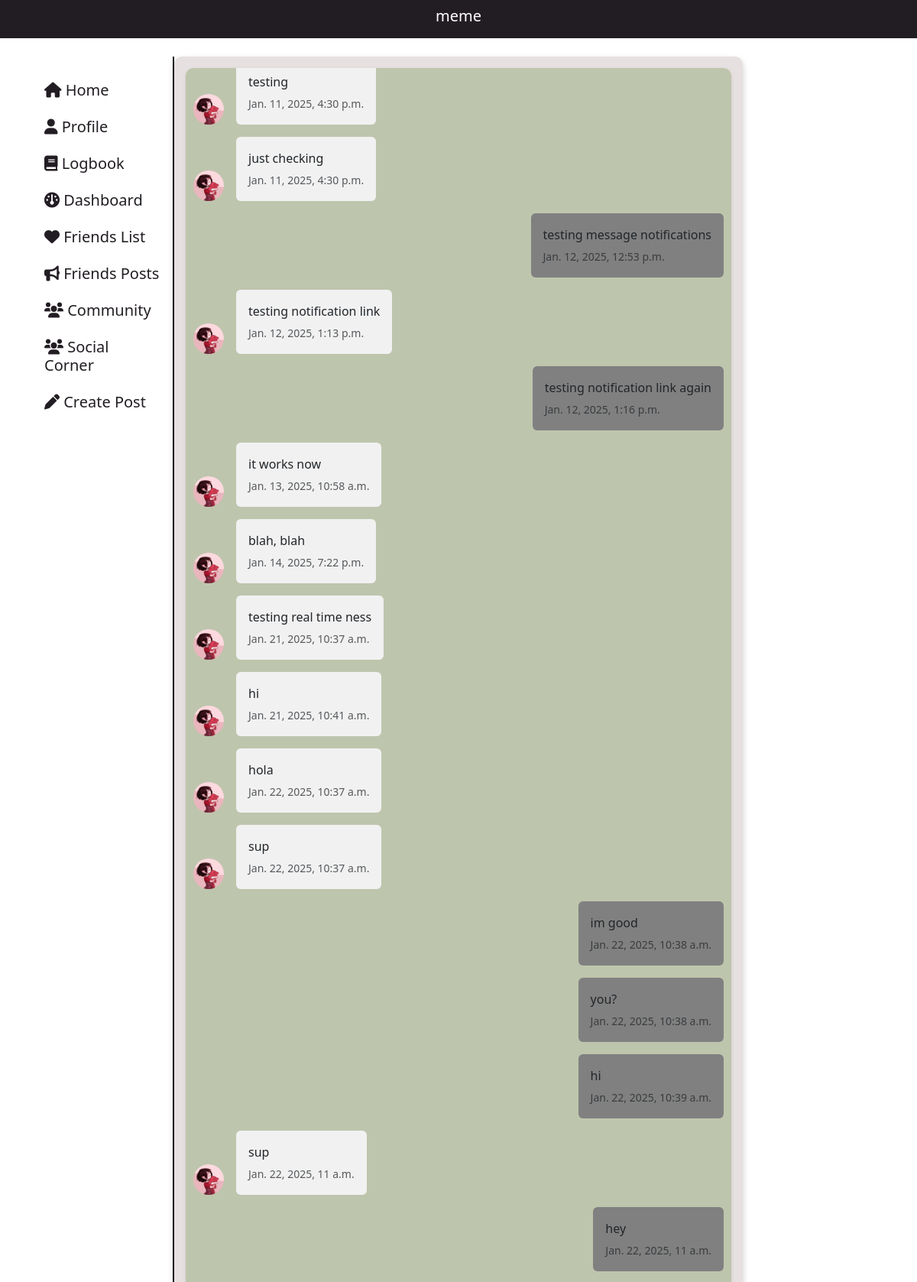
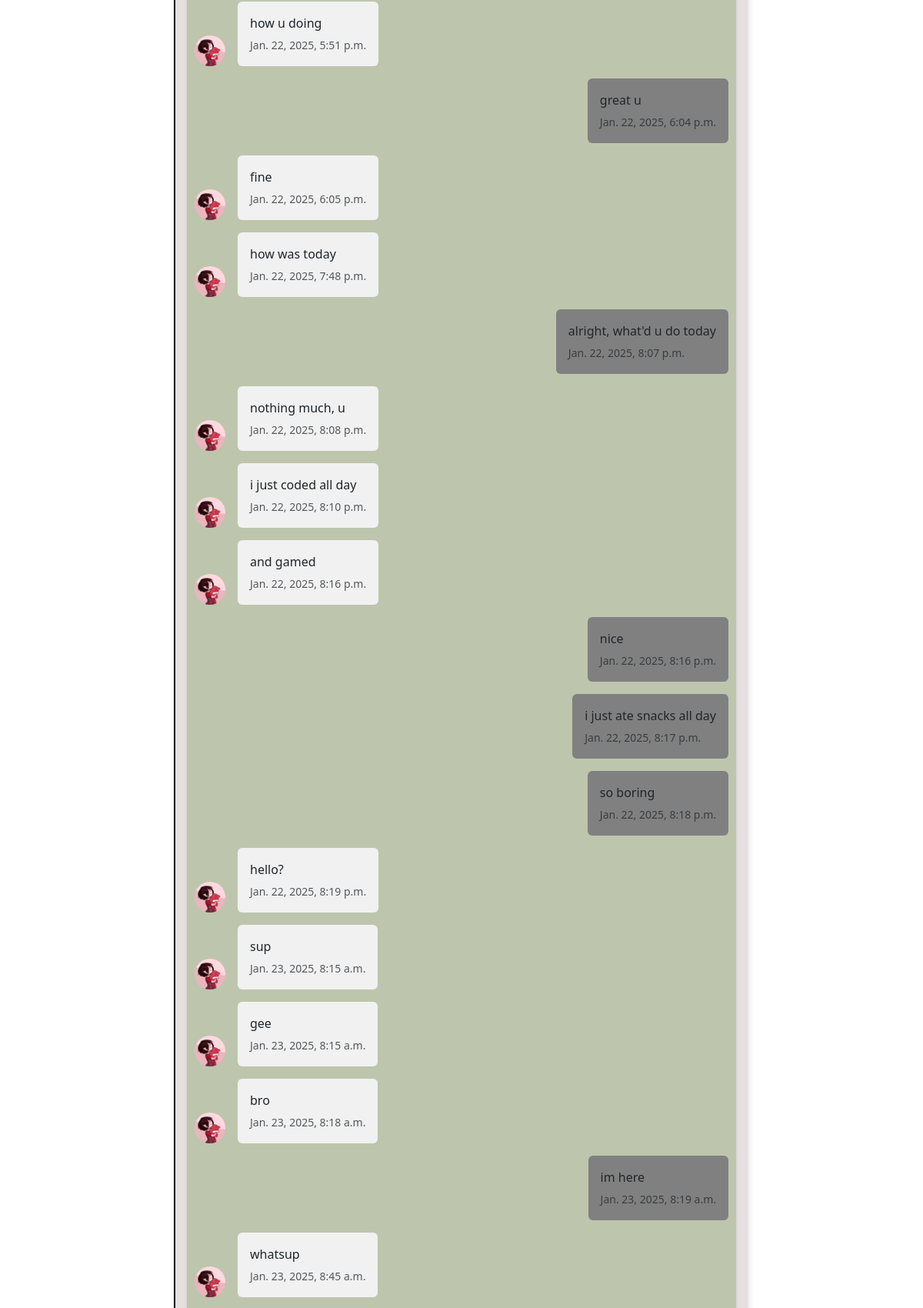
The app's page /habit_tracker/chat/2/ (signed in, upper part) with its own data (2 pictures, top to bottom).
### habit_tracker/models.py (models this page shows, shortened)
class CustomUser(AbstractUser):
    AGE_GROUP_CHOICES = [
        ("13-17", "13-17 years"),
        ("18-24", "18-24 years"),
        ("25-34", "25-34 years"),
        ("35-44", "35-44 years"),
        ("45-54", "45-54 years"),
        ("55+", "55+ years"),
    ]
    GENDER_CHOICES = [
        ("male", "Male"),
        ("female", "Female"),
        ("no gender", "Prefer not to say")
    ]
    age_group = models.CharField(max_length=10, choices=AGE_GROUP_CHOICES, null=True, blank=True)
    gender = models.CharField(max_length=20, choices=GENDER_CHOICES, blank=True, null=True)
    real_name = models.CharField(max_length=150)
    user_bio = models.TextField(max_length=200, null=True, blank=True, default="No bio yet")
    points = models.IntegerField(default=0)
    profile_picture = models.ImageField(
        upload_to='profile_pictures/',
        null=True,
        blank=True,
        default='profile_pictures/default.jpeg'
    )
    friends = models.ManyToManyField('self', blank=True, symmetrical=True)
    groups = models.ManyToManyField(
        "auth.Group",
        related_name="custom_user_groups",
        blank=True,
    )
    user_permissions = models.ManyToManyField(
        "auth.Permission",
        related_name="custom_user_permissions",
        blank=True,
    )

class ChatMessage(models.Model):
    sender = models.ForeignKey(CustomUser, on_delete=models.CASCADE, related_name='sent_messages')
    receiver = models.ForeignKey(CustomUser, on_delete=models.CASCADE, related_name='received_messages')
    content = models.TextField()
    timestamp = models.DateTimeField(auto_now_add=True)

### habit_tracker/views.py (the view)
# urls.py: path("chat/<int:friend_id>/", views.chat_page, name="chat"),
def chat_page(request, friend_id):
    friend = get_object_or_404(CustomUser, id=friend_id)
    messages = ChatMessage.objects.filter(
        sender__in=[request.user, friend],
        receiver__in=[request.user, friend]
    ).order_by('timestamp')
    for msg in messages:
        msg.message_class = 'outgoing' if msg.sender == request.user else 'incoming'
    return render(request, "habit_tracker/chat_page.html", {
        "friend": friend,
        "messages": messages,
        "user": request.user
    })

### habit_tracker/templates/habit_tracker/chat_page.html (shortened to what this page needs)
{% extends "habit_tracker/layout.html" %}
{% load static %}
{% block nav %}
    <div style="background-color: #221d23;" class="d-none d-md-block">
        <header class="d-flex justify-content-center align-items-center" style="height: 50px;">
            <h5 style="color: white;">{{ friend.username }}</h5>
        </header>
    </div>
{% endblock %}
{% block main %}
    <div class="d-flex">
        <nav class="col-md-3 col-lg-2 d-none d-md-block sidebar" id="friendnav">
            <div class="position-sticky d-flex justify-content-center">
                <ul class="nav flex-column mt-4">
                    <li class="nav-item">
                        <a class="nav-link" href="{% url 'index' %}">
                            <h5><i class="fas fa-home"></i> Home</h5>
                        </a>
                    </li>
                    <li class="nav-item">
                        {% if user.is_authenticated %}
                            <a class="nav-link" href="{% url 'profile' user.id %}">
                                <h5><i class="fas fa-user"></i> Profile</h5>
                            </a>
                        {% else %}
                            <a class="nav-link" href="{% url 'login' %}">
                                <h5><i class="fas fa-sign-in-alt"></i> Login</h5>
                            </a>
                        {% endif %}
                    </li>
                    <li class="nav-item">
                        <a class="nav-link" href="{% url 'log_page' %}">
                            <h5><i class="fas fa-book"></i> Logbook</h5>
                        </a>
                    </li>
                    <li class="nav-item">
                        <a class="nav-link" href="{% url 'dashboard' %}">
                            <h5><i class="fas fa-gauge"></i> Dashboard</h5>
                        </a>
                    </li>
                    <li class="nav-item">
                        <a class="nav-link" href="{% url 'friends_list' %}">
                            <h5><i class="fas fa-heart"></i> Friends List</h5>
                        </a>
                    </li>
                    <li class="nav-item">
                        <a class="nav-link" href="{% url 'friends_posts' %}">
                            <h5><i class="fas fa-bullhorn"></i> Friends Posts</h5>
                        </a>
                    </li>
                    <li class="nav-item">
                        <a class="nav-link" href="{% url 'community' %}">
                            <h5><i class="fas fa-users"></i> Community</h5>
                        </a>
                    </li>
                    <li class="nav-item">
                        <a class="nav-link" href="{% url 'friends_corner' %}">
                            <h5><i class="fas fa-users"></i> Social Corner</h5>
                        </a>
                    </li>
                    <li class="nav-item">
                        <a class="nav-link" href="{% url 'make_post' %}">
                            <h5><i class="fas fa-pen"></i> Create Post</h5>
                        </a>
                    </li>
                </ul>
            </div>
        </nav>
        <div id="chat-container" class="col-lg-8 col-md-6 col-sm-12" style="background-color: rgb(231, 224, 224);">
            <div id="chat-messages" style="max-height: 70vh; overflow-y: auto; padding: 10px; background-color: #bec5ad;">
                {% for message in messages %}
                    {% if message.message_class == "incoming" %}
                        <div class="message-row {{ message.message_class }} d-flex mb-3 align-items-end">
                            {% if message.message_class == "incoming" %}
                                <img src="{{ friend.profile_picture.url }}"
                                    alt="Friend's Profile"
                                    class="profile-picture rounded-circle me-3"
                                    style="width: 40px; height: 40px; object-fit: cover;">
                            {% endif %}
                            <div class="message-content p-3 rounded" style="background-color: #f1f1f1;">
                                <p class="mb-1" style="white-space: pre-wrap;">{{ message.content }}</p>
                                <small class="text-muted">{{ message.timestamp }}</small>
                            </div>
                        </div>
                    {% else %}
                        <div class="message-row {{ message.message_class }} d-flex mb-3 align-items-end">
                            <div class="message-content p-3 rounded" style="background-color: gray;">
                                <p class="mb-1" style="white-space: pre-wrap;">{{ message.content }}</p>
                                <small class="text-muted">{{ message.timestamp }}</small>
                            </div>
                        </div>
                    {% endif %}
                {% endfor %}
            </div>
        </div>
    </div>
{% endblock %}

### habit_tracker/static/habit_tracker/styles.css (style rules this page uses)
body { background: white }
#commnav, #postsDiv, #friendnav, #smallfriendnav { border-right: 2px solid #221d23; margin-top: 0; min-height: 100vh; }
#chat-container { background-color: #f8f9fa; border-radius: 10px; box-shadow: 0 4px 8px rgba(0, 0, 0, 0.2); padding: 15px; }
.message-row { display: flex; align-items: flex-end; }
.message-row.outgoing { justify-content: flex-end; }
.message-row.incoming { justify-content: flex-start; }
.message-content { max-width: 70%; border-radius: 20px; position: relative; }
.profile-picture { width: 40px; height: 40px; object-fit: cover; }
#chat-messages { background-color: #fff; border-radius: 10px; padding: 15px; box-shadow: 0 2px 5px rgba(0, 0, 0, 0.1); }
.nav-item a { color: #221d23; }

### records on screen
CustomUser: username "meme"
ChatMessage: profile_picture (picture), content "testing", timestamp "Jan. 11, 2025, 4:30 p.m."
ChatMessage: profile_picture (picture), content "just checking", timestamp "Jan. 11, 2025, 4:30 p.m."
ChatMessage: content "testing message notifications", timestamp "Jan. 12, 2025, 12:53 p.m."
ChatMessage: profile_picture (picture), content "testing notification link", timestamp "Jan. 12, 2025, 1:13 p.m."
ChatMessage: content "testing notification link again", timestamp "Jan. 12, 2025, 1:16 p.m."
ChatMessage: profile_picture (picture), content "it works now", timestamp "Jan. 13, 2025, 10:58 a.m."
ChatMessage: profile_picture (picture), content "blah, blah", timestamp "Jan. 14, 2025, 7:22 p.m."
ChatMessage: profile_picture (picture), content "testing real time ness", timestamp "Jan. 21, 2025, 10:37 a.m."
ChatMessage: profile_picture (picture), content "hi", timestamp "Jan. 21, 2025, 10:41 a.m."
ChatMessage: profile_picture (picture), content "hola", timestamp "Jan. 22, 2025, 10:37 a.m."
ChatMessage: profile_picture (picture), content "sup", timestamp "Jan. 22, 2025, 10:37 a.m."
ChatMessage: content "im good", timestamp "Jan. 22, 2025, 10:38 a.m."
ChatMessage: content "you?", timestamp "Jan. 22, 2025, 10:38 a.m."
ChatMessage: content "hi", timestamp "Jan. 22, 2025, 10:39 a.m."
ChatMessage: profile_picture (picture), content "sup", timestamp "Jan. 22, 2025, 11 a.m."
ChatMessage: content "hey", timestamp "Jan. 22, 2025, 11 a.m."
ChatMessage: profile_picture (picture), content "how u doing", timestamp "Jan. 22, 2025, 5:51 p.m."
ChatMessage: content "great u", timestamp "Jan. 22, 2025, 6:04 p.m."
ChatMessage: profile_picture (picture), content "fine", timestamp "Jan. 22, 2025, 6:05 p.m."
ChatMessage: profile_picture (picture), content "how was today", timestamp "Jan. 22, 2025, 7:48 p.m."
ChatMessage: content "alright, what'd u do today", timestamp "Jan. 22, 2025, 8:07 p.m."
ChatMessage: profile_picture (picture), content "nothing much, u", timestamp "Jan. 22, 2025, 8:08 p.m."
ChatMessage: profile_picture (picture), content "i just coded all day", timestamp "Jan. 22, 2025, 8:10 p.m."
ChatMessage: profile_picture (picture), content "and gamed", timestamp "Jan. 22, 2025, 8:16 p.m."
ChatMessage: content "nice", timestamp "Jan. 22, 2025, 8:16 p.m."
ChatMessage: content "i just ate snacks all day", timestamp "Jan. 22, 2025, 8:17 p.m."
ChatMessage: content "so boring", timestamp "Jan. 22, 2025, 8:18 p.m."
ChatMessage: profile_picture (picture), content "hello?", timestamp "Jan. 22, 2025, 8:19 p.m."
ChatMessage: profile_picture (picture), content "sup", timestamp "Jan. 23, 2025, 8:15 a.m."
ChatMessage: profile_picture (picture), content "gee", timestamp "Jan. 23, 2025, 8:15 a.m."
ChatMessage: profile_picture (picture), content "bro", timestamp "Jan. 23, 2025, 8:18 a.m."
ChatMessage: content "im here", timestamp "Jan. 23, 2025, 8:19 a.m."
ChatMessage: profile_picture (picture), content "whatsup", timestamp "Jan. 23, 2025, 8:45 a.m."
